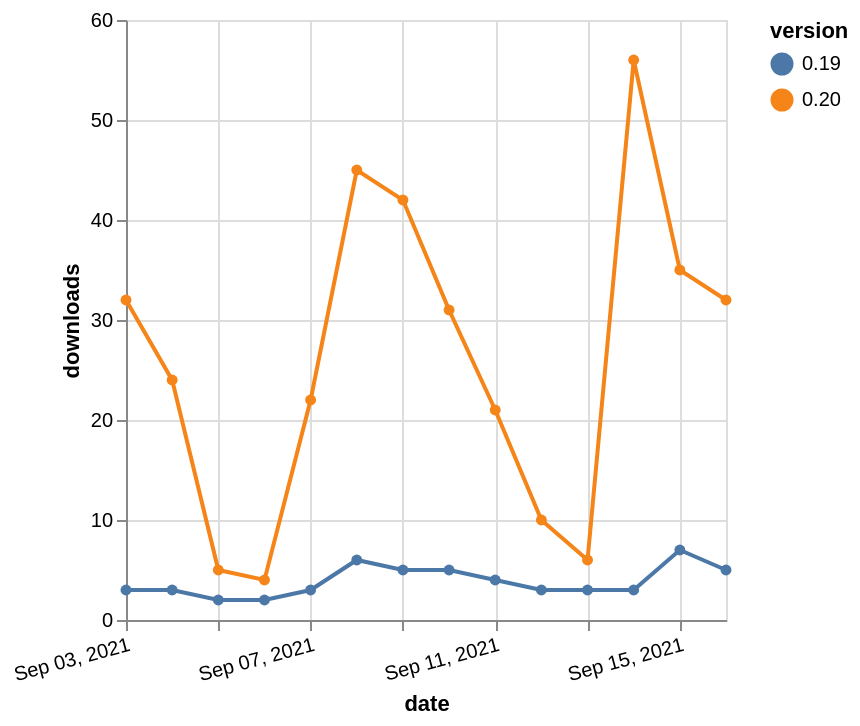

Specify this chart in Vega-Lite:
### Vega-Lite specification from a JSON file in a GitHub repository (floating-point values rounded to 4 significant figures)
{"$schema": "https://vega.github.io/schema/vega-lite/v5.json", "description": "A simple bar chart with embedded data.", "data": {"values": [{"date": "2021-09-03", "total": 44635, "delta": 32, "version": "0.20"}, {"date": "2021-09-04", "total": 44659, "delta": 24, "version": "0.20"}, {"date": "2021-09-05", "total": 44664, "delta": 5, "version": "0.20"}, {"date": "2021-09-06", "total": 44668, "delta": 4, "version": "0.20"}, {"date": "2021-09-07", "total": 44690, "delta": 22, "version": "0.20"}, {"date": "2021-09-08", "total": 44735, "delta": 45, "version": "0.20"}, {"date": "2021-09-09", "total": 44777, "delta": 42, "version": "0.20"}, {"date": "2021-09-10", "total": 44808, "delta": 31, "version": "0.20"}, {"date": "2021-09-11", "total": 44829, "delta": 21, "version": "0.20"}, {"date": "2021-09-12", "total": 44839, "delta": 10, "version": "0.20"}, {"date": "2021-09-13", "total": 44845, "delta": 6, "version": "0.20"}, {"date": "2021-09-14", "total": 44901, "delta": 56, "version": "0.20"}, {"date": "2021-09-15", "total": 44936, "delta": 35, "version": "0.20"}, {"date": "2021-09-16", "total": 44968, "delta": 32, "version": "0.20"}, {"date": "2021-09-03", "total": 19424, "delta": 3, "version": "0.19"}, {"date": "2021-09-04", "total": 19427, "delta": 3, "version": "0.19"}, {"date": "2021-09-05", "total": 19429, "delta": 2, "version": "0.19"}, {"date": "2021-09-06", "total": 19431, "delta": 2, "version": "0.19"}, {"date": "2021-09-07", "total": 19434, "delta": 3, "version": "0.19"}, {"date": "2021-09-08", "total": 19440, "delta": 6, "version": "0.19"}, {"date": "2021-09-09", "total": 19445, "delta": 5, "version": "0.19"}, {"date": "2021-09-10", "total": 19450, "delta": 5, "version": "0.19"}, {"date": "2021-09-11", "total": 19454, "delta": 4, "version": "0.19"}, {"date": "2021-09-12", "total": 19457, "delta": 3, "version": "0.19"}, {"date": "2021-09-13", "total": 19460, "delta": 3, "version": "0.19"}, {"date": "2021-09-14", "total": 19463, "delta": 3, "version": "0.19"}, {"date": "2021-09-15", "total": 19470, "delta": 7, "version": "0.19"}, {"date": "2021-09-16", "total": 19475, "delta": 5, "version": "0.19"}]}, "width": "container", "mark": {"type": "line", "point": {"filled": true}}, "encoding": {"x": {"field": "date", "type": "temporal", "timeUnit": "yearmonthdate", "title": "date", "axis": {"labelAngle": -15}}, "y": {"field": "delta", "type": "quantitative", "title": "downloads"}, "color": {"field": "version", "type": "nominal"}, "tooltip": {"field": "delta"}}}
